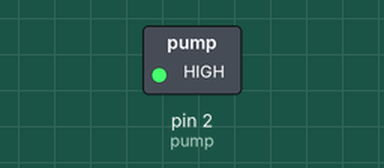
Bench run of a sketch on a simulated Arduino Uno, built with avr-gcc and run on an emulated ATmega328P. Shown: switched loads named in the sketch (green lamp = pin HIGH).

Above: at 0.1 s.
At 30.1 s:
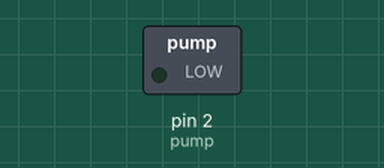
Timing chart, 0 to 31.6 s (numbered marks = the images above):
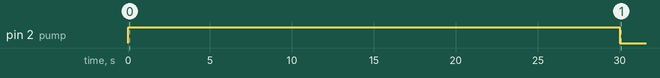

Measured:
- by itself, pin 2 (pump): LOW → HIGH at 0.00 s, → LOW 30.0 s later

The sketch:

test01_transistor_pump_digitalio_6HR.ino
```cpp
const int pump  =  2;     //use digital I/O pin

int watering_dur  = 30*1000 ;
int wait_dur  =  6*3600*1000;

void setup() {
  // put your setup code here, to run once:
  pinMode(pump,OUTPUT);   //set pin to be an output output
}

void loop() {
  // put your main code here, to run repeatedly:
  digitalWrite(pump,HIGH);   //turning on
  delay(watering_dur);   	     //milliseconds
  digitalWrite(pump,LOW);    //turning off
  delay(wait_dur);   	     //milliseconds
}
```
